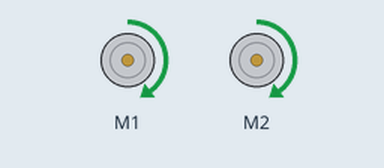
A sketch run on a simulated Arduino Uno, built with avr-gcc and run on an emulated ATmega328P. On the bench: 2 × DC motor (green arrow = forward, orange = backward, longer = faster).

Above: at 4.5 s.
At 13.5 s:
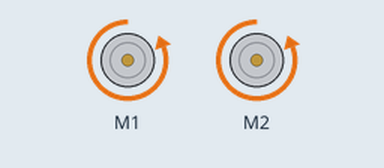
At 18.5 s:
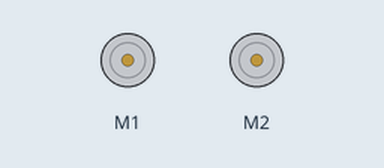
Timing chart, 0 to 24.7 s (numbered marks = the images above):
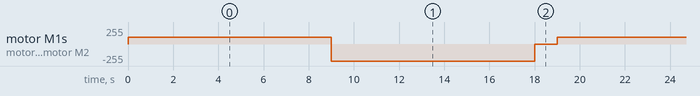

Measured:
- by itself, motor M1, motor M2: repeats every 19.0 s: backward 255/255 9.0 s, stopped 1.0 s, forward 100/255 9.0 s

The sketch:

Motor_test.ino
```cpp
//Muhammad Fahru Fadillah
//Programmer
//Motor Test Menggunakan L293D

#include <AFMotor.h> //library motor DC

AF_DCMotor motor1(1);
AF_DCMotor motor2(2);


void setup() {
}

void loop() {
  // perintah yang berulang
motor1.setSpeed(100);
motor2.setSpeed(100);
motor1.run(FORWARD);
motor2.run(FORWARD);
delay(9000);
motor1.setSpeed(255);
motor2.setSpeed(255);
motor1.run(BACKWARD);
motor2.run(BACKWARD);
delay(9000);
motor1.setSpeed(255);
motor2.setSpeed(255);
motor1.run(RELEASE);
motor2.run(RELEASE);
delay(1000);
}
```
